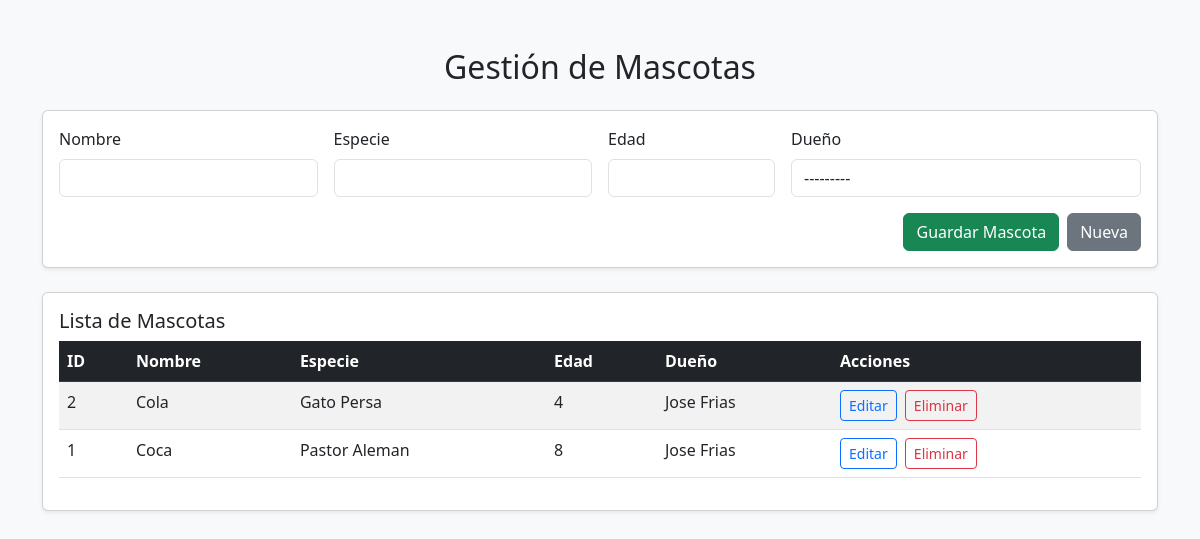
The app's page /mascotas/ with its own data.
### store/models.py (models this page shows, shortened)
class Mascota(models.Model):
    nombre = models.CharField(max_length=100)
    especie = models.CharField(max_length=50)
    edad = models.IntegerField()
    dueño = models.ForeignKey(Usuario, on_delete=models.CASCADE)

class Usuario(models.Model):
    nombre = models.CharField(max_length=100)
    correo = models.EmailField()
    fecha_registro = models.DateField(auto_now_add=True)
    def __str__(self):
        return self.nombre

### store/views.py (the view, shortened to what this page needs)
# urls.py: path('mascotas/', gestion_mascotas, name='gestion_mascotas'),
def gestion_mascotas(request):
    mascotas = Mascota.objects.select_related('dueño').all().order_by('-id')
    form = MascotaForm()
    return render(request, 'mascotas.html', {'mascotas': mascotas, 'form': form})

### store/forms.py
class MascotaForm(forms.ModelForm):
    class Meta:
        model = Mascota
        fields = ['nombre', 'especie', 'edad', 'dueño']
        widgets = {
            'nombre': forms.TextInput(attrs={'class': 'form-control'}),
            'especie': forms.TextInput(attrs={'class': 'form-control'}),
            'edad': forms.NumberInput(attrs={'class': 'form-control'}),
            'dueño': forms.Select(attrs={'class': 'form-control'}),
        }

### store/templates/mascotas.html (shortened to what this page needs)
{% load static %}
<!DOCTYPE html>
<html lang="es">
<head>
    <link href="https://cdn.jsdelivr.net/npm/bootstrap@5.3.0/dist/css/bootstrap.min.css" rel="stylesheet">
</head>
<body class="bg-light">
    <div class="container py-5">
        <h2 class="mb-4 text-center">Gestión de Mascotas</h2>
        <div class="card mb-4 shadow-sm">
            <div class="card-body">
                <form method="POST" class="row g-3">
                    <div class="col-md-3">
                        <label for="id_nombre" class="form-label">Nombre</label>
                        {{ form.nombre }}
                    </div>
                    <div class="col-md-3">
                        <label for="id_especie" class="form-label">Especie</label>
                        {{ form.especie }}
                    </div>
                    <div class="col-md-2">
                        <label for="id_edad" class="form-label">Edad</label>
                        {{ form.edad }}
                    </div>
                    <div class="col-md-4">
                        <label for="id_dueño" class="form-label">Dueño</label>
                        {{ form.dueño }}
                    </div>
                    <div class="col-12 d-flex justify-content-end">
                        <button type="submit" class="btn btn-success me-2">Guardar Mascota</button>
                        <button type="button" onclick="resetFormulario()" class="btn btn-secondary">Nueva</button>
                    </div>
                </form>
            </div>
        </div>
        <div class="card shadow-sm">
            <div class="card-body">
                <h5 class="card-title">Lista de Mascotas</h5>
                <table class="table table-striped">
                    <thead class="table-dark">
                        <tr>
                            <th>ID</th>
                            <th>Nombre</th>
                            <th>Especie</th>
                            <th>Edad</th>
                            <th>Dueño</th>
                            <th>Acciones</th>
                        </tr>
                    </thead>
                    <tbody>
                        {% for m in mascotas %}
                        <tr>
                            <td>{{ m.id }}</td>
                            <td>{{ m.nombre }}</td>
                            <td>{{ m.especie }}</td>
                            <td>{{ m.edad }}</td>
                            <td>{{ m.dueño.nombre }}</td>
                            <td>
                                <button class="btn btn-sm btn-outline-primary me-1"
                                    onclick="cargarMascota('{{ m.id }}', '{{ m.nombre }}', '{{ m.especie }}', '{{ m.edad }}', '{{ m.dueño.id }}')">
                                    Editar
                                </button>
                                <a href="?eliminar={{ m.id }}" class="btn btn-sm btn-outline-danger">Eliminar</a>
                            </td>
                        </tr>
                        {% empty %}
                        <tr>
                            <td colspan="6" class="text-center">No hay mascotas registradas.</td>
                        </tr>
                        {% endfor %}
                    </tbody>
                </table>
            </div>
        </div>
    </div>
</body>
</html>

### records on screen
Mascota: id "2", nombre "Cola", especie "Gato Persa", edad "4", dueño.nombre "Jose Frias"
Mascota: id "1", nombre "Coca", especie "Pastor Aleman", edad "8", dueño.nombre "Jose Frias"
